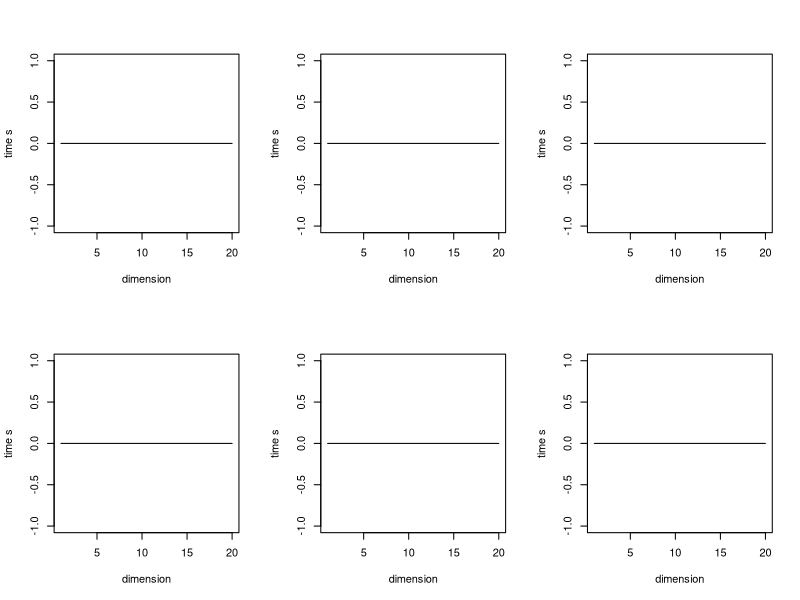

R code for this plot:
times <- read.csv("GPTime.csv")
times <- times/3600


par(mfrow = c(2,3))
plot(c(1,2,3,5,10,20), c(times[1,]$X1, times[1,]$X2, times[1,]$X3, times[1,]$X5, times[1,]$X10, times[1,]$X20), type="l",
              ylab = "time s", xlab = "dimension")

for (i in 2:6) {
  plot(c(1,2,3,5,10,20), c(times[i,]$X1, times[i,]$X2, times[i,]$X3, times[i,]$X5, times[i,]$X10, times[i,]$X20),
     ylab = "time s", xlab = "dimension", type = "l")
}

